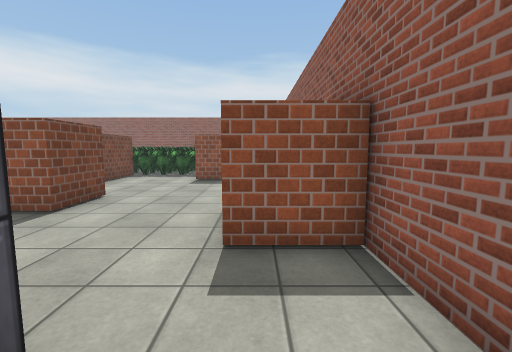
[1] (above)

18 first-person views from a walk through a 3-D level made in the Unity game engine. The camera is 1.4 m above the floor, tilts 6° down and sees 90° across. The floor is counted in squares, 1 m on a side. Each view is taken from the middle of a square. On the plan, view 1 faces up. The plan holds only what a view shows up to about 13 squares ahead; the rest is blank. The place goes on beyond the plan. Surface patterns are stand-ins for the level's own textures.

[2]
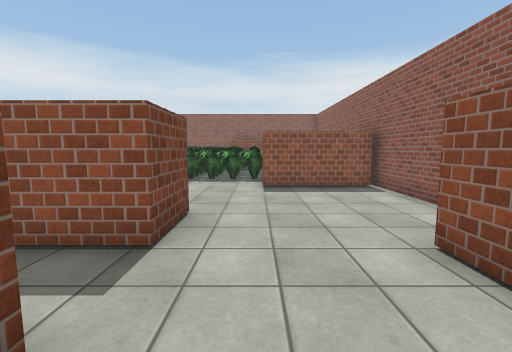

[3]
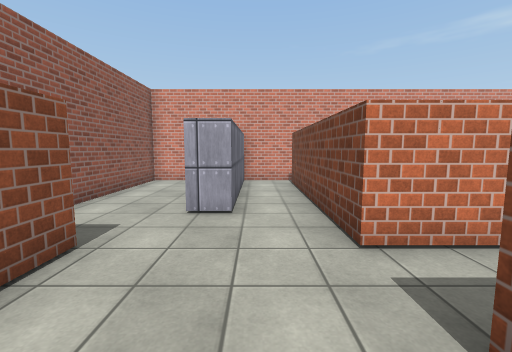

[4]
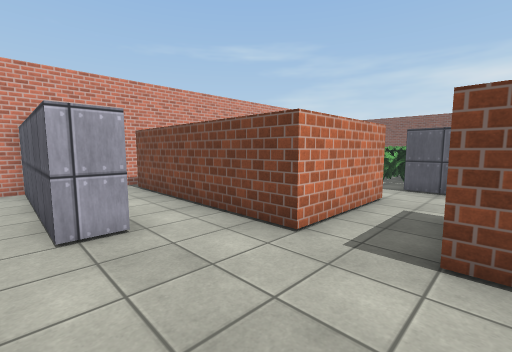

[5]
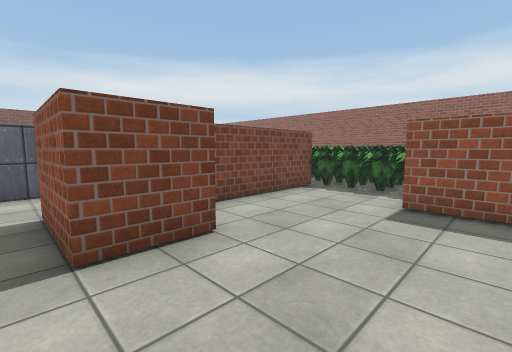

[6]
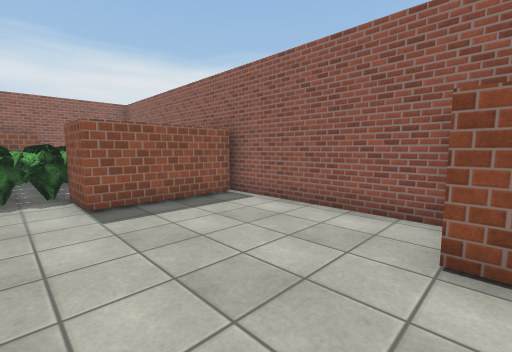

[7]
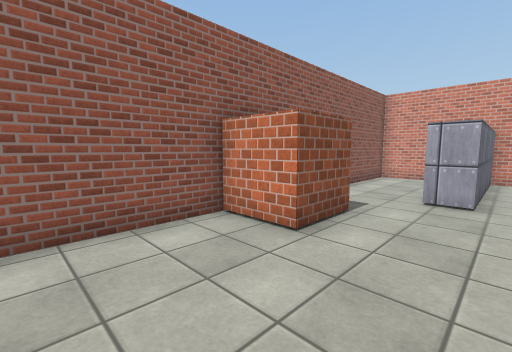

[8]
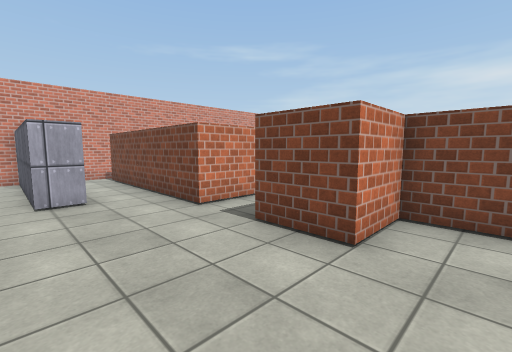

[9]
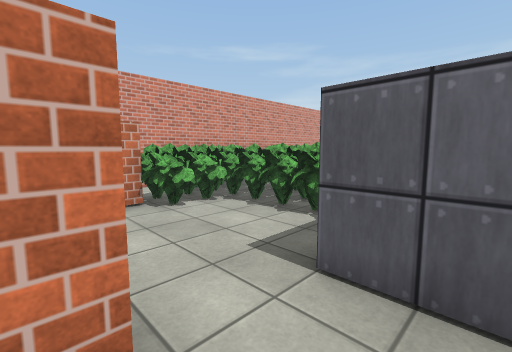

[10]
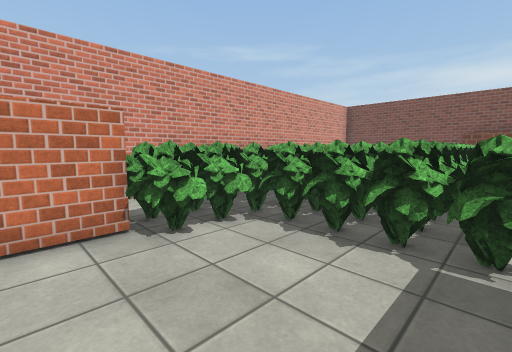

[11]
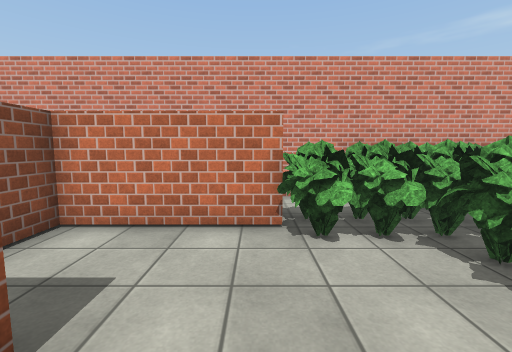

[12]
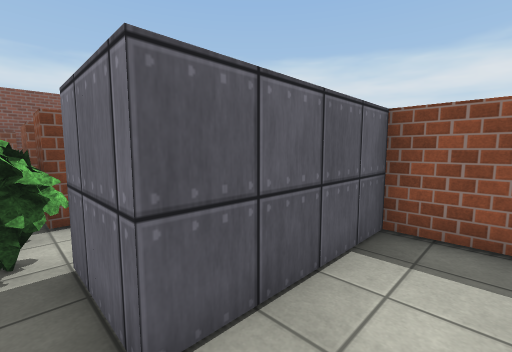

[13]
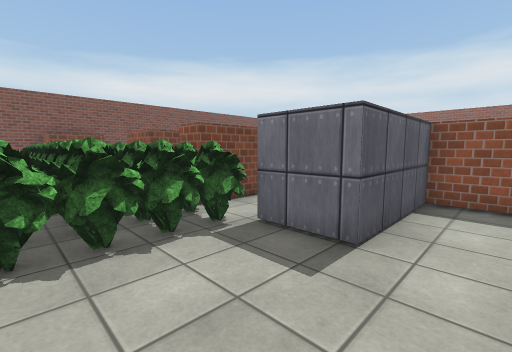

[14]
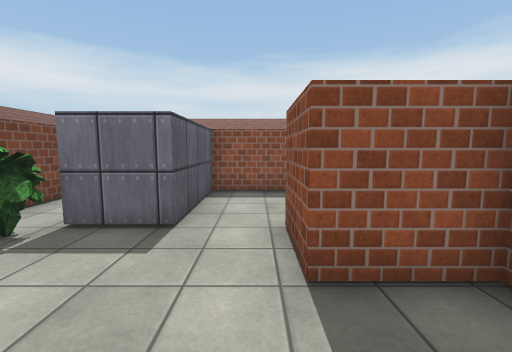

[15]
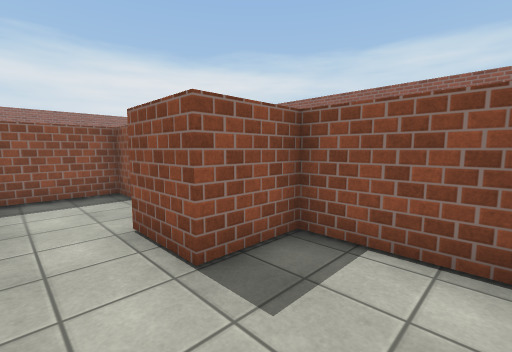

[16]
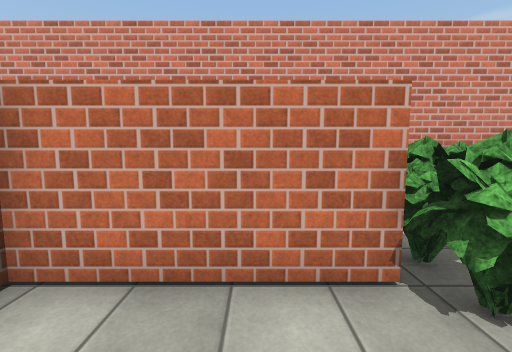

[17]
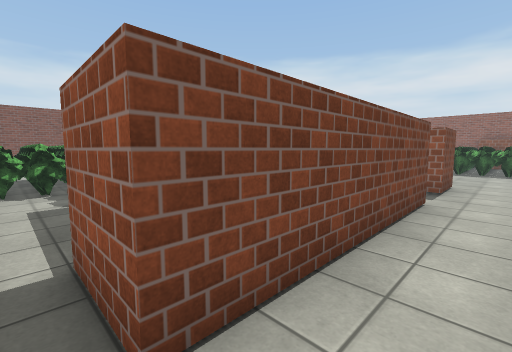

[18]
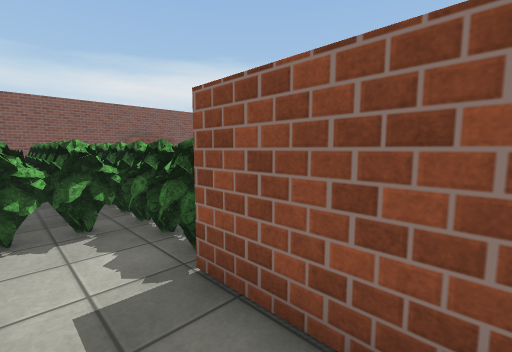

### Floor plan
Points are (right, up) in squares from view 1. A wall is a line through its corners. A room is listed if a view was taken in it or the views show most of it. See-through windows are left out.
Room 1 (views 1, 2, 3, 4, 5, 6, 7, 8, 17)
walls: (-8.5, 3.5) (-4.5, 3.5) (-4.5, -3.5) (-6.5, -3.5); (1.4, 11.5) (-2.7, 11.5) (-2.7, 13.4); (-6.5, 13.5) (-6.5, 7.5) (-4.5, 7.5) (-4.5, 5.5) (-7.5, 5.5); (-4.9, -4.5) (-2.5, -4.5) (-2.5, 1.5) (-1.5, 1.5) (-1.5, -4.5) (1.6, -4.5) (1.6, 3.5) (-0.5, 3.5) (-0.5, 5.5) (1.6, 5.5) (1.6, 12.2)
ways out: opening at (-8.5, 4.5) to room 2; opening at (-7, -4) to room 2
objects: other object (-7, 14); bush (-6, 13) to (-6, 14); bush (-5, 13); bush (-5, 14); bush (-4, 13); bush (-4, 14) to (-3, 14)
Room 2 (views 9, 10, 11, 12, 13, 14, 15, 16, 18)
walls: (-10.5, -1.5) (-6.5, -1.5) (-6.5, 1.5) (-8.5, 1.5) (-8.5, 3.5); (-7.9, -2.5) (-10.5, -2.5); (-14.5, 6.1) (-14.5, 3.5) (-15.5, 3.5); (-7.5, 6.4) (-7.5, 7.5) (-10.5, 7.5) (-10.5, 3.5) (-12.5, 3.5); (-15.5, -4.5) (-10.8, -4.5)
ways out: opening at (-8.5, 4.5) to room 1; opening at (-7, -4) to room 1
objects: other object (-15, -4); bush (-15, -3); other object (-15, -2); other object (-15, -1); bush (-15, 0); bush (-15, 1); other object (-15, 2) to (-15, 3); other object (-14, -4); bush (-14, -3); other object (-14, -2); bush (-14, -1); bush (-14, 0); bush (-14, 1) to (-14, 2); bush (-14, 3) to (-14, 4); bush (-13, -4); bush (-13, -3); bush (-13, -2) to (-13, -1); bush (-13, 0) to (-12, 1); bush (-13, 1) to (-12, 2); bush (-13, 2) to (-13, 4); bush (-12, -3) to (-12, -2); bush (-12, -1); bush (-12, 0); bush (-11, -3) to (-11, -2); bush (-11, -1) to (-11, 0)

Positions as (right, up) in squares from view 1, and headings:
1: (0, 0), facing up
2: (-3, 2), facing up
3: (-3, 7), facing down
4: (-1, 6), facing down-left
5: (-1, 5), facing up-left
6: (-4, 5), facing up-right
7: (-3, 9), facing down-right
8: (-1, 9), facing down-left
9: (-8, 5), facing down-left
10: (-9, 3), facing down-left
11: (-10, 3), facing down
12: (-9, 3), facing up-left
13: (-9, 0), facing up-left
14: (-9, -1), facing up
15: (-10, -1), facing up-right
16: (-9, 1), facing down
17: (-3, -4), facing up-left
18: (-8, -4), facing up-left
